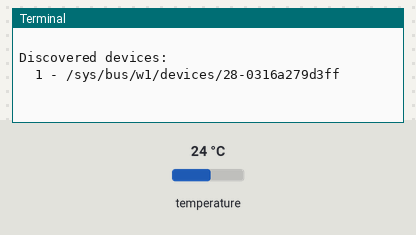
This program was run on a simulated Raspberry Pi (BCM pin numbers). Parts: the last lines printed to the terminal. The inputs (shaded band) are chosen by the test bench; at power-on: temperature 24 °C. No MQTT or app messages arrive unless stated; the clock reads 2024-03-15 10:24:30 at power-on unless the program sets it.

Above: at 9.3 s.
9.4 s: temperature set to 12 °C
At 18.0 s:
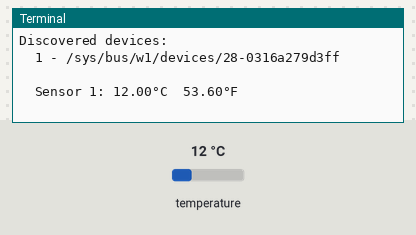
22.5 s: temperature set to 19 °C
At 36.6 s:
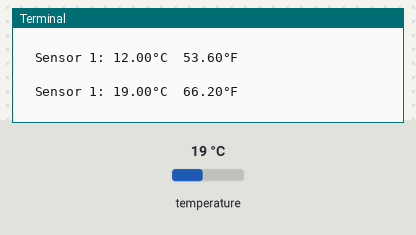

Measured:
- after the input at 9.4 s, the terminal: prints a new line after 7.5 s (image 1)
- after the input at 22.5 s, the terminal: prints a new line after 13.2 s (image 2)

The program:

RPi_Multiple_DS18B20_MQTT.py
```python
"""
This program will read from any number of DS18B20 temperature sensors connected to a Raspberry Pi.
What my program does differently than others, is the dynamic detection and configuration of all connected devices.

The Raspberry Pi must have the Dallas 1-wire protocol enabled on the Interfaces tab of the Raspberry Pi Configuration utility.
Once that interface is enabled and the Pi rebooted, the 1-wire devices will appear on the Raspberry Pi filesystem.

This is a modification of another program that hard-coded each sensor.
That project had a lot of repeated code, and had to be updated teach time a sensor was added or removed.
The original hard-coded project can be found here: https://www.hackster.io/vinayyn/multiple-ds18b20-temp-sensors-interfacing-with-raspberry-pi-d8a6b0
I suspect that project was derived from the Adafruit project located here: https://github.com/adafruit/Adafruit_Learning_System_Guides/blob/main/Raspberry_Pi_DS18B20_Temperature_Sensing/code.py
"""
import time

import paho.mqtt.client as mqtt

import MQTT_Functions
from DS18B20_Functions import device_list_populate, read_temp, check_bus, set_bus


if __name__ == "__main__":
  program_name = "RPi multiple DS18B20"
  loop_count = 0
  bus_scan_interval = 3600  # Rescan the 1-Wire bus every hour.
  power_gpio = 17
  sensor_interval = 10
  last_sensor_poll = 0
  broker_address = "192.168.55.200"
  broker_port = 1883
  topic = "Office/piz2-2/DS18B20"

  print( f"\nWelcome to {program_name}" )

  mqtt_client = mqtt.Client( client_id = "MQTTS Client ID" )
  mqtt_client.on_connect = MQTT_Functions.connect_callback_v3
  mqtt_client.on_disconnect = MQTT_Functions.disconnect_callback_v3
  mqtt_client.on_subscribe = MQTT_Functions.subscribe_callback_v3
  mqtt_client.on_message = MQTT_Functions.on_message_callback_v3
  mqtt_client.on_unsubscribe = MQTT_Functions.unsubscribe_callback_v3
  mqtt_client.loop_start()
  mqtt_client.connect( broker_address, port = broker_port )

  # The 28* at the end of this directory will restrict the program to detect only DS18B20 devices.
  base_directory = "/sys/bus/w1/devices/28*"
  # This suffix is a subdirectory under the device, where the actual reading is located.
  device_folder_suffix = "/w1_slave"
  set_bus( power_gpio )

  print( f"The 1-Wire bus will be scanned for new devices every {bus_scan_interval / 60} minutes." )
  print( f"Temperature sensors on the bus will be polled every {sensor_interval} seconds." )
  # Create a List of every 1-wire device.
  device_list = device_list_populate( base_directory, device_folder_suffix )
  last_bus_scan = time.time()

  try:
    if (time.time() - last_bus_scan) > bus_scan_interval:
      # Create a List of every 1-wire device.
      device_list = device_list_populate( base_directory, device_folder_suffix )
      last_bus_scan = time.time()
    while True:
      if (time.time() - last_sensor_poll) > sensor_interval:
        check_bus()
        loop_count += 1
        # Iterate through the device_list, reading and printing each temperature.
        for count, device in enumerate( device_list, start = 1 ):
          temp_c = read_temp( device )
          print( f"  Sensor {count}: {temp_c:.2f}°C  {(temp_c * 1.8 + 32):.2f}°F" )
          mqtt_client.publish( f"{topic}-{count}/tempF", f"{(temp_c * 1.8 + 32):.2f}" )
        if MQTT_Functions.mqtt_connected is False:
          print( "MQTT is not connected." )
        print()
        last_sensor_poll = time.time()
  except KeyboardInterrupt:
    print( "\n" )
    print( "Keyboard interrupt detected." )
  finally:
    print( f"Goodbye from {program_name}\n" )
```

MQTT_Functions.py
```python
from threading import Lock

import paho.mqtt.client as mqtt


my_mutex = Lock()
mqtt_connected = False


def connect_callback_v3( connect_client: mqtt.Client, userdata, flags, connect_result_code ):
  # Paho expected signature: connect_callback_v5(client, userdata, flags, rc)
  global mqtt_connected
  mqtt_connected = True
  with my_mutex:
    print()
    print( "↑↑ ON CONNECT ↑↑" )
    print( f"  Connected client: {connect_client}" )
    print( f"  Connected with user data: '{userdata}'" )
    print( f"  Connected with flags: {flags}" )
    print( f"  Connected with reason code: {connect_result_code}" )
    print()


def disconnect_callback_v3( disconnect_client: mqtt.Client, userdata, disconnect_result_code ):
  # Paho expected signature: disconnect_callback_v5(client, userdata, rc)
  global mqtt_connected
  mqtt_connected = False
  with my_mutex:
    print()
    print( "↓↓ ON DISCONNECT ↓↓" )
    print( f"  Disconnected client: {disconnect_client}" )
    print( f"  Disconnected with user data: '{userdata}'" )
    print( f"  Disconnected with reason code: {disconnect_result_code}" )
    print()


def on_publish_callback_v3( publish_client: mqtt.Client, userdata, message_id ):
  # Paho expected signature: on_publish_callback_v5( client, userdata, mid )
  with my_mutex:
    print()
    print( "▲▲ ON PUBLISH ▲▲" )
    print( f"  Publishing client: {publish_client}" )
    print( f"  Publishing user data: '{userdata}'" )
    print( f"  Publishing message ID: {message_id}" )
    print()


def on_message_callback_v3( message_client: mqtt.Client, userdata, message ):
  # Paho expected signature: on_message_callback_v5( client, userdata, message )
  with my_mutex:
    msg = str( message.payload.decode( "utf-8" ) )
    print()
    print( "▼▼ ON MESSAGE ▼▼" )
    print( f"  Message received for client: {message_client}" )
    print( f"  Message user data: {userdata}" )
    print( f"  Message topic: {message.topic}" )
    print( f"  Message body: {msg}" )
    print()


# noinspection DuplicatedCode
def subscribe_callback_v3( subscribe_client: mqtt.Client, userdata, message_id, granted_qos ):
  # Paho expected signature: subscribe_callback_v5(client, userdata, mid, granted_qos)
  with my_mutex:
    print()
    print( "⊼⊼ ON SUBSCRIBE ⊼⊼" )
    print( f"  Subscription client: {subscribe_client}" )
    print( f"  Subscription user data: '{userdata}'" )
    print( f"  Subscription message ID: {message_id}" )
    print( f"  Subscription reason code: {granted_qos}" )
    print()


def unsubscribe_callback_v3( unsubscribe_client: mqtt.Client, userdata, message_id ):
  # Paho expected signature: unsubscribe_callback_v5(client, userdata, mid)
  with my_mutex:
    print()
    print( "⊻⊻ ON UNSUBSCRIBE ⊻⊻" )
    print( f"  Unsubscribe client: {unsubscribe_client}" )
    print( f"  Unsubscribe user data: '{userdata}'" )
    print( f"  Unsubscribe message ID: {message_id}" )
    print()
```

DS18B20_Functions.py
```python
import glob
import os
import time

import RPi.GPIO as GPIO


def device_list_populate( base_dir, directory_suffix = "" ):
  """
  This function will detect devices under the base directory, and append the directory suffix to each one before returning them all in one List
  I have only tested this with DS18B20 sensors, but it should work for other devices like the DS2413.
  :param base_dir: The filesystem directory where the devices are located
  :type base_dir: String
  :param directory_suffix: An optional suffix to append to each discovered device
  :type directory_suffix: String
  :return: A List of directories
  :rtype: List of Strings
  """
  check_bus()
  print( "Discovered devices:" )
  list_of_devices = []
  # Use glob to detect all devices on the filesystem.
  for index, discovered_device in enumerate( glob.glob( base_dir ), start = 1 ):
    print( f"  {index} - {discovered_device}" )
    # Add each device to the List.
    list_of_devices.append( discovered_device + directory_suffix )
  print()
  return list_of_devices


# Read the temperature from each folder
def read_from_sensor( device_file ):
  """
  This function will read all available lines from a device on the filesystem
  :param device_file: The path to a device
  :type device_file: String
  :return: A list of every line returned by the device
  :rtype: List of Strings
  """
  with open( device_file, 'r' ) as device_file:
    lines = device_file.readlines()
    # print( f"read_temp_raw() lines: {lines}" )
    return lines


# Convert the temperature data to a human-readable format.
def read_temp( device_to_read ):
  """
  This will parse the DS18B20-specific output, to find the temperature in Celsius
  :param device_to_read: The location on the filesystem of the device to read from
  :type device_to_read: String
  :return: The temperature in Celsius
  :rtype: String
  """
  lines = read_from_sensor( device_to_read )
  while lines[0].strip()[-3:] != "YES":
    lines = read_from_sensor( device_to_read )
  equals_pos = lines[1].find( "t=" )
  temp_string = lines[1][equals_pos + 2:]
  return float( temp_string ) / 1000.0


def set_bus( gpio ):
  GPIO.setmode( GPIO.BCM )
  GPIO.setup( gpio, GPIO.OUT )


def check_bus():
  power_gpio = 17
  power_off_time = 3
  power_on_time = 5
  set_bus( power_gpio )
  if not os.path.isdir( "/sys/bus/w1/devices/28-xxxxxxxxxx" ):
    GPIO.output( power_gpio, GPIO.LOW )
    time.sleep( power_off_time )
    GPIO.output( power_gpio, GPIO.HIGH )
    time.sleep( power_on_time )
```
